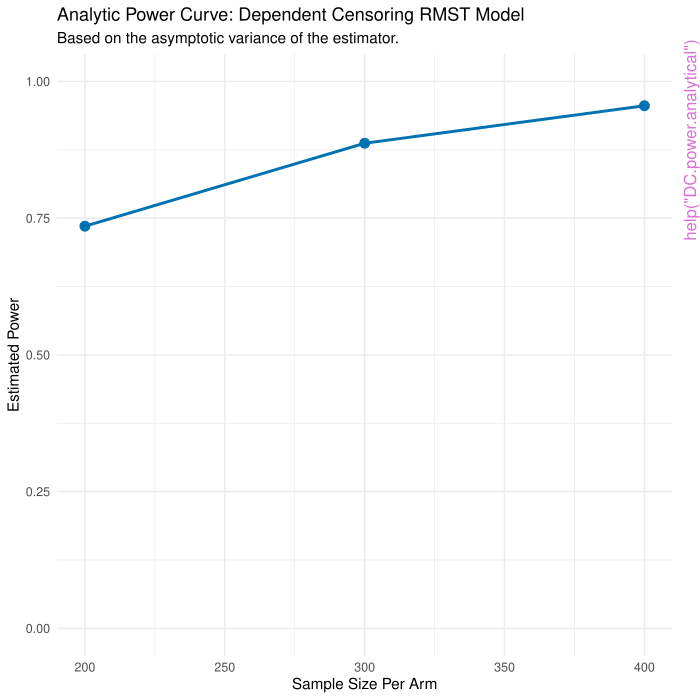

Reproduce this figure in R.
pkgname <- "RMSTSS"
source(file.path(R.home("share"), "R", "examples-header.R"))
options(warn = 1)
options(pager = "console")
base::assign(".ExTimings", "RMSTSS-Ex.timings", pos = 'CheckExEnv')
base::cat("name\tuser\tsystem\telapsed\n", file=base::get(".ExTimings", pos = 'CheckExEnv'))
base::assign(".format_ptime",
function(x) {
  if(!is.na(x[4L])) x[1L] <- x[1L] + x[4L]
  if(!is.na(x[5L])) x[2L] <- x[2L] + x[5L]
  options(OutDec = '.')
  format(x[1L:3L], digits = 7L)
},
pos = 'CheckExEnv')

### * </HEADER>
library('RMSTSS')

base::assign(".oldSearch", base::search(), pos = 'CheckExEnv')
base::assign(".old_wd", base::getwd(), pos = 'CheckExEnv')
cleanEx()
nameEx("DC.power.analytical")
### * DC.power.analytical

flush(stderr()); flush(stdout())

base::assign(".ptime", proc.time(), pos = "CheckExEnv")
### Name: DC.power.analytical
### Title: Analyze Power for RMST Model with Dependent Censoring (Analytic)
### Aliases: DC.power.analytical

### ** Examples

# Generate sample pilot data
set.seed(123)
n_pilot <- 150
pilot_df <- data.frame(
  time = rexp(n_pilot, rate = 0.1),
  arm = rep(0:1, each = n_pilot / 2),
  age = rnorm(n_pilot, mean = 60, sd = 10)
)
# Introduce a treatment effect
pilot_df$time[pilot_df$arm == 1] <- pilot_df$time[pilot_df$arm == 1] * 1.2

# Create competing event indicators
# Assume 70% primary event, 15% dependent censoring, 15% independent censoring
event_type <- sample(0:2, n_pilot, replace = TRUE, prob = c(0.7, 0.15, 0.15))
pilot_df$status <- ifelse(event_type == 0, 1, 0)
pilot_df$dep_cens_status <- ifelse(event_type == 1, 1, 0)
pilot_df$time[event_type != 0] <- pilot_df$time[event_type != 0] * 0.8

# Run the power analysis
dc_power_results <- DC.power.analytical(
  pilot_data = pilot_df,
  time_var = "time",
  status_var = "status",
  arm_var = "arm",
  dep_cens_status_var = "dep_cens_status",
  sample_sizes = c(200, 300, 400),
  linear_terms = "age",
  L = 20,
  alpha = 0.05
)
print(dc_power_results$results_data)
print(dc_power_results$results_plot)



base::assign(".dptime", (proc.time() - get(".ptime", pos = "CheckExEnv")), pos = "CheckExEnv")
base::cat("DC.power.analytical", base::get(".format_ptime", pos = 'CheckExEnv')(get(".dptime", pos = "CheckExEnv")), "\n", file=base::get(".ExTimings", pos = 'CheckExEnv'), append=TRUE, sep="\t")
cleanEx()
nameEx("DC.ss.analytical")
### * DC.ss.analytical

flush(stderr()); flush(stdout())

base::assign(".ptime", proc.time(), pos = "CheckExEnv")
### Name: DC.ss.analytical
### Title: Find Sample Size for RMST Model with Dependent Censoring
###   (Analytic)
### Aliases: DC.ss.analytical

### ** Examples

# Generate sample pilot data with a clear treatment effect
set.seed(456)
n_pilot <- 200
pilot_df_ss <- data.frame(
  time = rexp(n_pilot, rate = 0.2),
  arm = rep(0:1, each = n_pilot / 2),
  age = rnorm(n_pilot, mean = 55, sd = 8)
)
# Introduce a treatment effect
pilot_df_ss$time[pilot_df_ss$arm == 1] <- pilot_df_ss$time[pilot_df_ss$arm == 1] * 1.5

# Create competing event indicators
event_type <- sample(0:2, n_pilot, replace = TRUE, prob = c(0.6, 0.2, 0.2))
pilot_df_ss$status <- ifelse(event_type == 0, 1, 0)
pilot_df_ss$dep_cens_status <- ifelse(event_type == 1, 1, 0)
pilot_df_ss$time[event_type != 0] <- pilot_df_ss$time[event_type != 0] * 0.7

# Run the sample size search
dc_ss_results <- DC.ss.analytical(
  pilot_data = pilot_df_ss,
  time_var = "time",
  status_var = "status",
  arm_var = "arm",
  dep_cens_status_var = "dep_cens_status",
  target_power = 0.80,
  linear_terms = "age",
  L = 15,
  alpha = 0.05,
  n_start = 100,
  n_step = 50
)
print(dc_ss_results$results_data)
print(dc_ss_results$results_plot)



base::assign(".dptime", (proc.time() - get(".ptime", pos = "CheckExEnv")), pos = "CheckExEnv")
base::cat("DC.ss.analytical", base::get(".format_ptime", pos = 'CheckExEnv')(get(".dptime", pos = "CheckExEnv")), "\n", file=base::get(".ExTimings", pos = 'CheckExEnv'), append=TRUE, sep="\t")
cleanEx()
nameEx("GAM.power.boot")
### * GAM.power.boot

flush(stderr()); flush(stdout())

base::assign(".ptime", proc.time(), pos = "CheckExEnv")
### Name: GAM.power.boot
### Title: Calculate Power for a Semiparametric Additive RMST Model via
###   Simulation
### Aliases: GAM.power.boot

### ** Examples

## Not run: 
##D pilot_df <- data.frame(
##D   time = rexp(100, 0.08),
##D   status = rbinom(100, 1, 0.7),
##D   arm = rep(0:1, each = 50),
##D   age = rnorm(100, 60, 10)
##D )
##D # Add a treatment effect
##D pilot_df$time[pilot_df$arm == 1] <- pilot_df$time[pilot_df$arm == 1] * 1.3
##D 
##D power_results <- GAM.power.boot(
##D   pilot_data = pilot_df,
##D   time_var = "time",
##D   status_var = "status",
##D   arm_var = "arm",
##D   sample_sizes = c(100, 150),
##D   linear_terms = "age",
##D   L = 15,
##D   n_sim = 100, # Use more sims in practice, e.g., 1000
##D   parallel.cores = 2
##D )
##D print(power_results$results_data)
##D print(power_results$results_plot)
## End(Not run)



base::assign(".dptime", (proc.time() - get(".ptime", pos = "CheckExEnv")), pos = "CheckExEnv")
base::cat("GAM.power.boot", base::get(".format_ptime", pos = 'CheckExEnv')(get(".dptime", pos = "CheckExEnv")), "\n", file=base::get(".ExTimings", pos = 'CheckExEnv'), append=TRUE, sep="\t")
cleanEx()
nameEx("GAM.ss.boot")
### * GAM.ss.boot

flush(stderr()); flush(stdout())

base::assign(".ptime", proc.time(), pos = "CheckExEnv")
### Name: GAM.ss.boot
### Title: Find Sample Size for a Semiparametric Additive RMST Model via
###   Simulation
### Aliases: GAM.ss.boot

### ** Examples

## Not run: 
##D pilot_df_effect <- data.frame(
##D   time = c(stats::rexp(50, 0.1), stats::rexp(50, 0.04)), # Effect
##D   status = stats::rbinom(100, 1, 0.9),
##D   arm = rep(0:1, each = 50)
##D )
##D 
##D ss_results <- GAM.ss.boot(
##D   pilot_data = pilot_df_effect,
##D   time_var = "time",
##D   status_var = "status",
##D   arm_var = "arm",
##D   target_power = 0.80,
##D   L = 15,
##D   n_sim = 100,      # Low n_sim for example
##D   n_start = 100,
##D   n_step = 50,
##D   patience = 2,
##D   parallel.cores = 2
##D )
##D print(ss_results$results_data)
##D print(ss_results$results_plot)
## End(Not run)



base::assign(".dptime", (proc.time() - get(".ptime", pos = "CheckExEnv")), pos = "CheckExEnv")
base::cat("GAM.ss.boot", base::get(".format_ptime", pos = 'CheckExEnv')(get(".dptime", pos = "CheckExEnv")), "\n", file=base::get(".ExTimings", pos = 'CheckExEnv'), append=TRUE, sep="\t")
cleanEx()
nameEx("MS.power.analytical")
### * MS.power.analytical

flush(stderr()); flush(stdout())

base::assign(".ptime", proc.time(), pos = "CheckExEnv")
### Name: MS.power.analytical
### Title: Analyze Power for a Multiplicative Stratified RMST Model
###   (Analytic)
### Aliases: MS.power.analytical

### ** Examples

set.seed(123)
pilot_df_strat <- data.frame(
 time = rexp(120, 0.15),
 status = rbinom(120, 1, 0.6),
 arm = rep(0:1, each = 60),
 region = factor(rep(c("A", "B", "C"), each = 40))
)
pilot_df_strat$time[pilot_df_strat$arm == 1] <- pilot_df_strat$time[pilot_df_strat$arm == 1] * 1.5

power_results <- MS.power.analytical(
 pilot_data = pilot_df_strat,
 time_var = "time", status_var = "status", arm_var = "arm", strata_var = "region",
 sample_sizes = c(50, 75, 100),
 L = 10, alpha = 0.05
)
print(power_results$results_data)



base::assign(".dptime", (proc.time() - get(".ptime", pos = "CheckExEnv")), pos = "CheckExEnv")
base::cat("MS.power.analytical", base::get(".format_ptime", pos = 'CheckExEnv')(get(".dptime", pos = "CheckExEnv")), "\n", file=base::get(".ExTimings", pos = 'CheckExEnv'), append=TRUE, sep="\t")
cleanEx()
nameEx("MS.power.boot")
### * MS.power.boot

flush(stderr()); flush(stdout())

base::assign(".ptime", proc.time(), pos = "CheckExEnv")
### Name: MS.power.boot
### Title: Analyze Power for a Multiplicative Stratified RMST Model via
###   Simulation
### Aliases: MS.power.boot

### ** Examples

## Not run: 
##D pilot_df_strat <- data.frame(
##D  time = rexp(120, 0.15),
##D  status = rbinom(120, 1, 0.6),
##D  arm = rep(0:1, each = 60),
##D  region = factor(rep(c("A", "B", "C"), each = 40))
##D )
##D pilot_df_strat$time[pilot_df_strat$arm == 1] <- pilot_df_strat$time[pilot_df_strat$arm == 1] * 1.4
##D 
##D power_results <- MS.power.boot(
##D  pilot_data = pilot_df_strat,
##D  time_var = "time", status_var = "status", arm_var = "arm", strata_var = "region",
##D  sample_sizes = c(50, 75),
##D  L = 10,
##D  n_sim = 100 # Low n_sim for example
##D )
##D print(power_results$results_data)
## End(Not run)



base::assign(".dptime", (proc.time() - get(".ptime", pos = "CheckExEnv")), pos = "CheckExEnv")
base::cat("MS.power.boot", base::get(".format_ptime", pos = 'CheckExEnv')(get(".dptime", pos = "CheckExEnv")), "\n", file=base::get(".ExTimings", pos = 'CheckExEnv'), append=TRUE, sep="\t")
cleanEx()
nameEx("MS.ss.analytical")
### * MS.ss.analytical

flush(stderr()); flush(stdout())

base::assign(".ptime", proc.time(), pos = "CheckExEnv")
### Name: MS.ss.analytical
### Title: Find Sample Size for a Multiplicative Stratified RMST Model
###   (Analytic)
### Aliases: MS.ss.analytical

### ** Examples

set.seed(456)
pilot_df_strat_effect <- data.frame(
 time = c(rexp(60, 0.15), rexp(60, 0.08)), # Effect
 status = rbinom(120, 1, 0.7),
 arm = rep(0:1, each = 60),
 region = factor(rep(c("A", "B"), each = 60))
)

ss_results <- MS.ss.analytical(
 pilot_data = pilot_df_strat_effect,
 time_var = "time", status_var = "status", arm_var = "arm", strata_var = "region",
 target_power = 0.80, L = 10,
 n_start = 100, n_step = 50
)
print(ss_results$results_data)



base::assign(".dptime", (proc.time() - get(".ptime", pos = "CheckExEnv")), pos = "CheckExEnv")
base::cat("MS.ss.analytical", base::get(".format_ptime", pos = 'CheckExEnv')(get(".dptime", pos = "CheckExEnv")), "\n", file=base::get(".ExTimings", pos = 'CheckExEnv'), append=TRUE, sep="\t")
cleanEx()
nameEx("MS.ss.boot")
### * MS.ss.boot

flush(stderr()); flush(stdout())

base::assign(".ptime", proc.time(), pos = "CheckExEnv")
### Name: MS.ss.boot
### Title: Estimate Sample Size for a Multiplicative Stratified RMST Model
###   via Simulation
### Aliases: MS.ss.boot

### ** Examples

## Not run: 
##D pilot_df_strat_effect <- data.frame(
##D  time = c(rexp(60, 0.15), rexp(60, 0.08)), # Effect
##D  status = rbinom(120, 1, 0.7),
##D  arm = rep(0:1, each = 60),
##D  region = factor(rep(c("A", "B", "C"), each = 40))
##D )
##D ss_results <- MS.ss.boot(
##D  pilot_data = pilot_df_strat_effect,
##D  time_var = "time", status_var = "status", arm_var = "arm", strata_var = "region",
##D  target_power = 0.80, L = 10,
##D  n_sim = 100, # Low n_sim for example
##D  n_start = 100,
##D  n_step = 50, patience = 2
##D )
##D print(ss_results$results_data)
## End(Not run)



base::assign(".dptime", (proc.time() - get(".ptime", pos = "CheckExEnv")), pos = "CheckExEnv")
base::cat("MS.ss.boot", base::get(".format_ptime", pos = 'CheckExEnv')(get(".dptime", pos = "CheckExEnv")), "\n", file=base::get(".ExTimings", pos = 'CheckExEnv'), append=TRUE, sep="\t")
cleanEx()
nameEx("additive.power.analytical")
### * additive.power.analytical

flush(stderr()); flush(stdout())

base::assign(".ptime", proc.time(), pos = "CheckExEnv")
### Name: additive.power.analytical
### Title: Analyze Power for a Stratified Additive RMST Model (Analytic)
### Aliases: additive.power.analytical

### ** Examples

set.seed(123)
pilot_df_strat <- data.frame(
 time = rexp(150, 0.1),
 status = rbinom(150, 1, 0.8),
 arm = rep(0:1, each = 75),
 region = factor(rep(c("A", "B", "C"), each = 50)),
 age = rnorm(150, 60, 10)
)
# Introduce an additive treatment effect
pilot_df_strat$time[pilot_df_strat$arm == 1] <-
  pilot_df_strat$time[pilot_df_strat$arm == 1] + 1.5

power_results <- additive.power.analytical(
  pilot_data = pilot_df_strat,
  time_var = "time", status_var = "status", arm_var = "arm", strata_var = "region",
  sample_sizes = c(100, 150, 200),
  linear_terms = "age",
  L = 12
)
print(power_results$results_data)
print(power_results$results_plot)




base::assign(".dptime", (proc.time() - get(".ptime", pos = "CheckExEnv")), pos = "CheckExEnv")
base::cat("additive.power.analytical", base::get(".format_ptime", pos = 'CheckExEnv')(get(".dptime", pos = "CheckExEnv")), "\n", file=base::get(".ExTimings", pos = 'CheckExEnv'), append=TRUE, sep="\t")
cleanEx()
nameEx("additive.ss.analytical")
### * additive.ss.analytical

flush(stderr()); flush(stdout())

base::assign(".ptime", proc.time(), pos = "CheckExEnv")
### Name: additive.ss.analytical
### Title: Find Sample Size for a Stratified Additive RMST Model (Analytic)
### Aliases: additive.ss.analytical

### ** Examples

set.seed(123)
pilot_df_strat <- data.frame(
 time = rexp(150, 0.1),
 status = rbinom(150, 1, 0.8),
 arm = rep(0:1, each = 75),
 region = factor(rep(c("A", "B", "C"), each = 50)),
 age = rnorm(150, 60, 10)
)
# Introduce an additive treatment effect
pilot_df_strat$time[pilot_df_strat$arm == 1] <-
  pilot_df_strat$time[pilot_df_strat$arm == 1] + 1.5

  # Find the required sample size per stratum for 80% power
  ss_results <- additive.ss.analytical(
    pilot_data = pilot_df_strat,
    time_var = "time", status_var = "status",
    arm_var = "arm", strata_var = "region",
    target_power = 0.50,
    L = 18, #
    n_start = 200,
    n_step = 50,
    max_n_per_arm = 1000
  )
  print(ss_results$results_data)
  print(ss_results$results_plot)



base::assign(".dptime", (proc.time() - get(".ptime", pos = "CheckExEnv")), pos = "CheckExEnv")
base::cat("additive.ss.analytical", base::get(".format_ptime", pos = 'CheckExEnv')(get(".dptime", pos = "CheckExEnv")), "\n", file=base::get(".ExTimings", pos = 'CheckExEnv'), append=TRUE, sep="\t")
cleanEx()
nameEx("linear.power.analytical")
### * linear.power.analytical

flush(stderr()); flush(stdout())

base::assign(".ptime", proc.time(), pos = "CheckExEnv")
### Name: linear.power.analytical
### Title: Analyze Power for a Linear RMST Model (Analytic)
### Aliases: linear.power.analytical

### ** Examples

pilot_df <- data.frame(
  time = rexp(100, 0.1),
  status = rbinom(100, 1, 0.7),
  arm = rep(0:1, each = 50),
  age = rnorm(100, 55, 10)
)
power_results <- linear.power.analytical(
  pilot_data = pilot_df,
  time_var = "time",
  status_var = "status",
  arm_var = "arm",
  linear_terms = "age",
  sample_sizes = c(100, 200, 300),
  L = 10
)
print(power_results$results_data)
print(power_results$results_plot)



base::assign(".dptime", (proc.time() - get(".ptime", pos = "CheckExEnv")), pos = "CheckExEnv")
base::cat("linear.power.analytical", base::get(".format_ptime", pos = 'CheckExEnv')(get(".dptime", pos = "CheckExEnv")), "\n", file=base::get(".ExTimings", pos = 'CheckExEnv'), append=TRUE, sep="\t")
cleanEx()
nameEx("linear.power.boot")
### * linear.power.boot

flush(stderr()); flush(stdout())

base::assign(".ptime", proc.time(), pos = "CheckExEnv")
### Name: linear.power.boot
### Title: Analyze Power for a Linear RMST Model via Simulation
### Aliases: linear.power.boot

### ** Examples

## Not run: 
##D pilot_df <- data.frame(
##D   time = rexp(100, 0.1),
##D   status = rbinom(100, 1, 0.7),
##D   arm = rep(0:1, each = 50),
##D   age = rnorm(100, 60, 8)
##D )
##D # Introduce a treatment effect for a more interesting example
##D pilot_df$time[pilot_df$arm == 1] <- pilot_df$time[pilot_df$arm == 1] * 1.5
##D 
##D power_results <- linear.power.boot(
##D   pilot_data = pilot_df,
##D   time_var = "time",
##D   status_var = "status",
##D   arm_var = "arm",
##D   linear_terms = "age",
##D   sample_sizes = c(100, 150, 200),
##D   L = 10,
##D   n_sim = 200 # Use more simulations in practice (e.g., 1000)
##D )
##D print(power_results$results_data)
##D print(power_results$results_plot)
## End(Not run)



base::assign(".dptime", (proc.time() - get(".ptime", pos = "CheckExEnv")), pos = "CheckExEnv")
base::cat("linear.power.boot", base::get(".format_ptime", pos = 'CheckExEnv')(get(".dptime", pos = "CheckExEnv")), "\n", file=base::get(".ExTimings", pos = 'CheckExEnv'), append=TRUE, sep="\t")
cleanEx()
nameEx("linear.ss.analytical")
### * linear.ss.analytical

flush(stderr()); flush(stdout())

base::assign(".ptime", proc.time(), pos = "CheckExEnv")
### Name: linear.ss.analytical
### Title: Find Sample Size for a Linear RMST Model (Analytic)
### Aliases: linear.ss.analytical

### ** Examples

pilot_df <- data.frame(
  time = c(rexp(50, 0.1), rexp(50, 0.07)), # Introduce an effect
  status = rbinom(100, 1, 0.8),
  arm = rep(0:1, each = 50),
  age = rnorm(100, 55, 10)
)
ss_results <- linear.ss.analytical(
  pilot_data = pilot_df,
  time_var = "time",
  status_var = "status",
  arm_var = "arm",
  target_power = 0.80,
  L = 10
)
print(ss_results$results_data)
print(ss_results$results_plot)



base::assign(".dptime", (proc.time() - get(".ptime", pos = "CheckExEnv")), pos = "CheckExEnv")
base::cat("linear.ss.analytical", base::get(".format_ptime", pos = 'CheckExEnv')(get(".dptime", pos = "CheckExEnv")), "\n", file=base::get(".ExTimings", pos = 'CheckExEnv'), append=TRUE, sep="\t")
cleanEx()
nameEx("linear.ss.boot")
### * linear.ss.boot

flush(stderr()); flush(stdout())

base::assign(".ptime", proc.time(), pos = "CheckExEnv")
### Name: linear.ss.boot
### Title: Find Sample Size for a Linear RMST Model via Simulation
### Aliases: linear.ss.boot

### ** Examples

## Not run: 
##D pilot_df_effect <- data.frame(
##D   time = c(rexp(50, 0.1), rexp(50, 0.05)), # Effect present
##D   status = rbinom(100, 1, 0.8),
##D   arm = rep(0:1, each = 50)
##D )
##D ss_results <- linear.ss.boot(
##D   pilot_data = pilot_df_effect,
##D   time_var = "time",
##D   status_var = "status",
##D   arm_var = "arm",
##D   target_power = 0.80,
##D   L = 10,
##D   n_sim = 200, # Low n_sim for example
##D   patience = 2,
##D   n_start = 100,
##D   n_step = 50,
##D   max_n_per_arm = 500
##D )
##D print(ss_results$results_data)
##D print(ss_results$results_plot)
## End(Not run)



base::assign(".dptime", (proc.time() - get(".ptime", pos = "CheckExEnv")), pos = "CheckExEnv")
base::cat("linear.ss.boot", base::get(".format_ptime", pos = 'CheckExEnv')(get(".dptime", pos = "CheckExEnv")), "\n", file=base::get(".ExTimings", pos = 'CheckExEnv'), append=TRUE, sep="\t")
cleanEx()
nameEx("run_app")
### * run_app

flush(stderr()); flush(stdout())

base::assign(".ptime", proc.time(), pos = "CheckExEnv")
### Name: run_app
### Title: Launch the RMSTdesign Shiny Application
### Aliases: run_app

### ** Examples

## Not run: 
##D   RMSTSS::run_app()
## End(Not run)



base::assign(".dptime", (proc.time() - get(".ptime", pos = "CheckExEnv")), pos = "CheckExEnv")
base::cat("run_app", base::get(".format_ptime", pos = 'CheckExEnv')(get(".dptime", pos = "CheckExEnv")), "\n", file=base::get(".ExTimings", pos = 'CheckExEnv'), append=TRUE, sep="\t")
### * <FOOTER>
###
cleanEx()
options(digits = 7L)
base::cat("Time elapsed: ", proc.time() - base::get("ptime", pos = 'CheckExEnv'),"\n")
grDevices::dev.off()
###
### Local variables: ***
### mode: outline-minor ***
### outline-regexp: "\\(> \\)?### [*]+" ***
### End: ***
quit('no')
